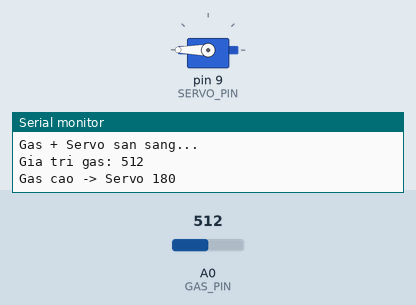
Simulated run of this sketch. Board: Arduino Uno, built with avr-gcc and run on an emulated ATmega328P. On the bench: servo, the last lines printed to the serial monitor. Inputs (shaded band) come from the test bench; at power-on: A0 (GAS_PIN) = 512.

Above: at 0.1 s.
At 2.3 s:
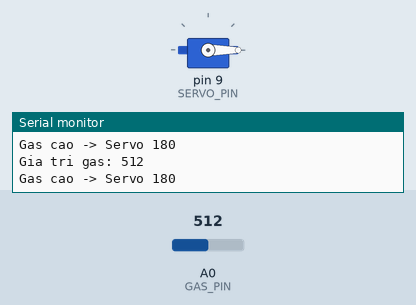
2.4 s: A0 (GAS_PIN) set to 190
At 3.4 s:
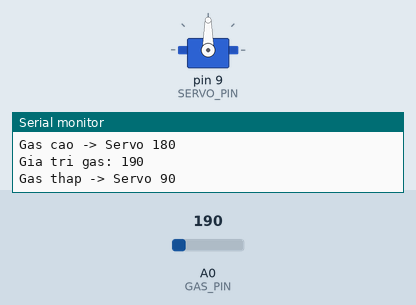
7.4 s: A0 (GAS_PIN) set to 210
12.4 s: A0 (GAS_PIN) set to 122
Timing chart, 0 to 23.4 s (numbered marks = the images above; inputs shaded):
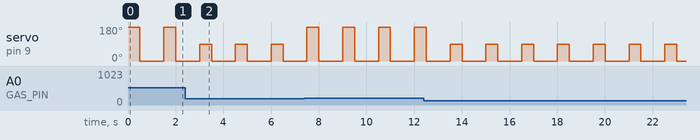

Measured:
- by itself, servo on pin 9 (SERVO_PIN): alternates 90° for 0.50 s and 0° for 1.0 s

The sketch:

Servo_Gas.ino
```cpp
#include <Servo.h>

// ===== CẢM BIẾN GAS =====
#define GAS_PIN A0
#define GAS_THRESHOLD 200   // chỉnh theo thực tế

// ===== SERVO =====
#define SERVO_PIN 9
Servo myservo;

void setup() {
  Serial.begin(9600);

  myservo.attach(SERVO_PIN);
  myservo.write(0);

  Serial.println("Gas + Servo san sang...");
}

void loop() {
  int gasValue = analogRead(GAS_PIN);

  Serial.print("Gia tri gas: ");
  Serial.println(gasValue);

  if (gasValue > GAS_THRESHOLD) {
    Serial.println("Gas cao -> Servo 180");
    myservo.write(180);
    delay(500);
    myservo.write(0);
    delay(500);
  } else {
    Serial.println("Gas thap -> Servo 90");
    myservo.write(90);
    delay(500);
    myservo.write(0);
    delay(500);
  }

  delay(500);
}
```
